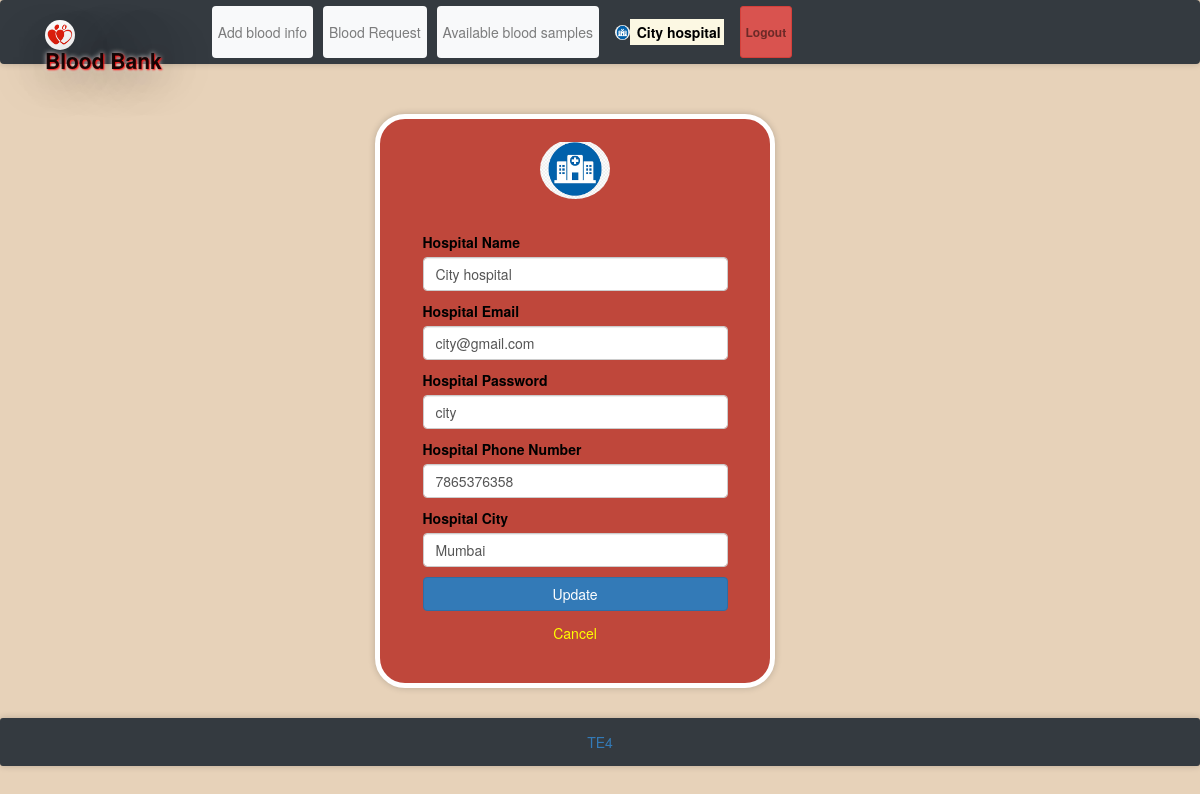
Screenshot of /hprofile.php (signed in) with the database file from the repository.
### tables this page shows
CREATE TABLE `hospitals` (
  `id` int(11) NOT NULL,
  `hname` varchar(100) NOT NULL,
  `hemail` varchar(100) NOT NULL,
  `hpassword` varchar(100) NOT NULL,
  `hphone` varchar(100) NOT NULL,
  `hcity` varchar(100) NOT NULL
);

### hprofile.php (the view, shortened to what this page needs)
<?php
require 'file/connection.php';
if(!isset($_SESSION['hid']))
{
  header('location:login.php');
}
else {
	if(isset($_SESSION['hid'])){
		$id=$_SESSION['hid'];
		$sql = "SELECT * FROM hospitals WHERE id='$id'";
		$result = mysqli_query($conn, $sql);
		$row = mysqli_fetch_array($result);
	}
}
?>
<!DOCTYPE html>
<html>
<?php require 'head.php';?>
<body style="background-color: #e7d2b9;">
	<?php require 'header.php'; ?>
	<div class="container cont">
		<div class="row justify-content-center">
			<div class="col-lg-4 col-md-4 col-sm-6 mb-5">
				<div class="card" style="margin-top:-20px; margin-left: -50px; background:#bf473b; padding: 20px; border: 5px solid white; border-radius: 30px; padding-left: 30px; padding-right: 30px; width: 400px;">
					<div class="media justify-content-center mt-1">
						<img src="image/hospital.png" alt="profile" class="rounded-circle" width="70" height="60">
					</div>
					<div class="card-body">
					   <form action="file/updateprofile.php" method="post" style="color: black;">
					   	<label class="text-muted font-weight-bold" class="text-muted font-weight-bold">Hospital Name</label>
						<input type="text" name="hname" value="<?php echo $row['hname']; ?>" class="form-control mb-3">
						<label class="text-muted font-weight-bold">Hospital Email</label>
						<input type="email" name="hemail" value="<?php echo $row['hemail']; ?>" class="form-control mb-3">
						<label class="text-muted font-weight-bold">Hospital Password</label>
						<input type="text" name="hpassword" value="<?php echo $row['hpassword']; ?>" class="form-control mb-3">
						<label class="text-muted font-weight-bold">Hospital Phone Number</label>
						<input type="text" name="hphone" value="<?php echo $row['hphone']; ?>" class="form-control mb-3">
						<label class="text-muted font-weight-bold">Hospital City</label>
						<input type="text" name="hcity" value="<?php echo $row['hcity']; ?>" class="form-control mb-3">
						<input type="submit" name="update" class="btn btn-block btn-primary" value="Update">
					   </form>
					</div>
					<a href="index.php" class="text-center" style="color: yellow;">Cancel</a><br>
				</div>
			</div>
		</div>
	</div>
	<?php require 'footer.php'; ?>
</body>
</html>

### css/style.css (style rules this page uses)
.cont { padding-top: 40px; text-align: justify; font-size: 1em; }
.card ,nav, .footer,tr,video { border-radius: 3px; transition: all 200ms ease-out; box-shadow: 0px 0px 7px rgba(0, 0, 0, 0.2); }
.rounded-circle { margin-top: -2.5px; }
form { padding-top: 20px; }
a:link { text-decoration: none; }

### hprofile.php (style rules this page uses)
.card { background-color: #bf473b; }
.text-muted { color: black !important; }

### rows the page displays
hospitals: hname "City hospital", hemail "city@gmail.com", hpassword "city", hphone "7865376358", hcity "Mumbai"

### other values shown
$_SESSION['hname'] "City hospital"
